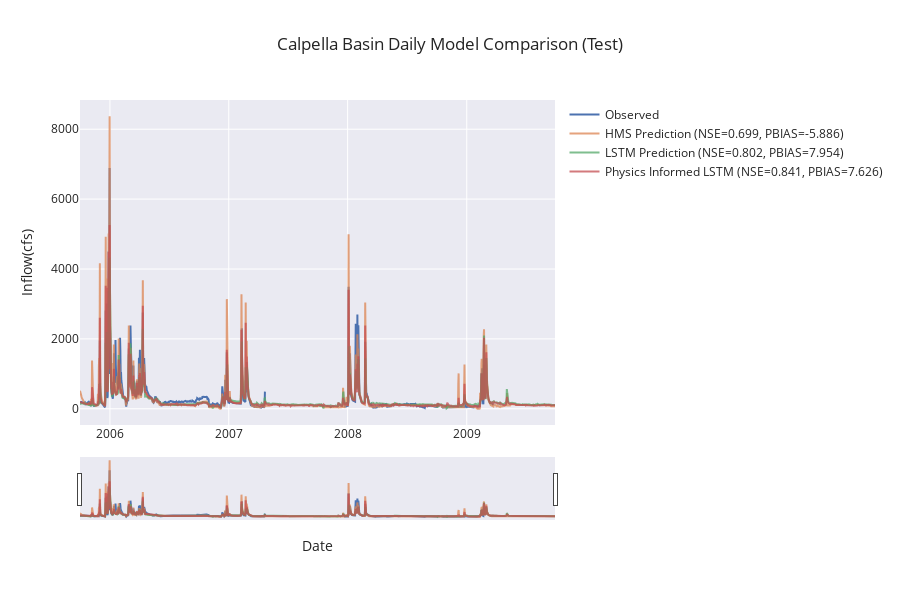

Notebook cell for this chart:
### Code cell
if not skip_best_model_test:
    plot_timeseries_comparison(source=(no_physics_test_csv, physics_test_csv, path_to_physics_data), title="Calpella Basin Daily Model Comparison (Test)", backend="plotly", metrics=["NSE", "PBIAS"], metrics_out="calpella_daily_test_metrics.csv", ts_out="calpella_daily_test_combined_ts.csv", fig_out="calpella_daily_test_model_comparison.png", legend_font=12, axis_font=22)
else:
    plot_timeseries_comparison(source=combined_df, title="Calpella Basin Daily Model Comparison (Test)", backend="plotly", metrics=["NSE", "PBIAS"], metrics_out="calpella_daily_test_metrics.csv", ts_out="calpella_daily_test_combined_ts.csv", fig_out="calpella_daily_test_model_comparison.png", legend_font=12, axis_font=22)

### Figure 1 — Plotly figure (JSON) as saved in the notebook; plotly's stock layout.template omitted (floating-point values rounded to 4 significant figures; data arrays with more than 128 entries replaced by an {"elided": "..."} marker saying what was removed)
{"data": [{"line": {"width": 2}, "mode": "lines", "name": "Observed", "type": "scatter", "x": {"elided": "1460 str values"}, "y": {"elided": "1460 float values"}}, {"line": {"width": 2}, "mode": "lines", "name": "HMS Prediction (NSE=0.699, PBIAS=-5.886)", "opacity": 0.75, "type": "scatter", "x": {"elided": "1460 str values"}, "y": {"elided": "1460 float values"}}, {"line": {"width": 2}, "mode": "lines", "name": "LSTM Prediction (NSE=0.802, PBIAS=7.954)", "opacity": 0.75, "type": "scatter", "x": {"elided": "1460 str values"}, "y": {"elided": "1460 float values"}}, {"line": {"width": 2}, "mode": "lines", "name": "Physics Informed LSTM (NSE=0.841, PBIAS=7.626)", "opacity": 0.75, "type": "scatter", "x": {"elided": "1460 str values"}, "y": {"elided": "1460 float values"}}], "layout": {"height": 600, "hovermode": "x unified", "legend": {"bgcolor": "rgba(0,0,0,0)", "font": {"size": 12}, "x": 1.02, "xanchor": "left", "y": 1, "yanchor": "top"}, "margin": {"r": 300}, "title": {"text": "Calpella Basin Daily Model Comparison (Test)"}, "xaxis": {"rangeslider": {"visible": true}, "title": {"text": "Date"}, "type": "date"}, "yaxis": {"title": {"text": "Inflow(cfs)"}}}}
